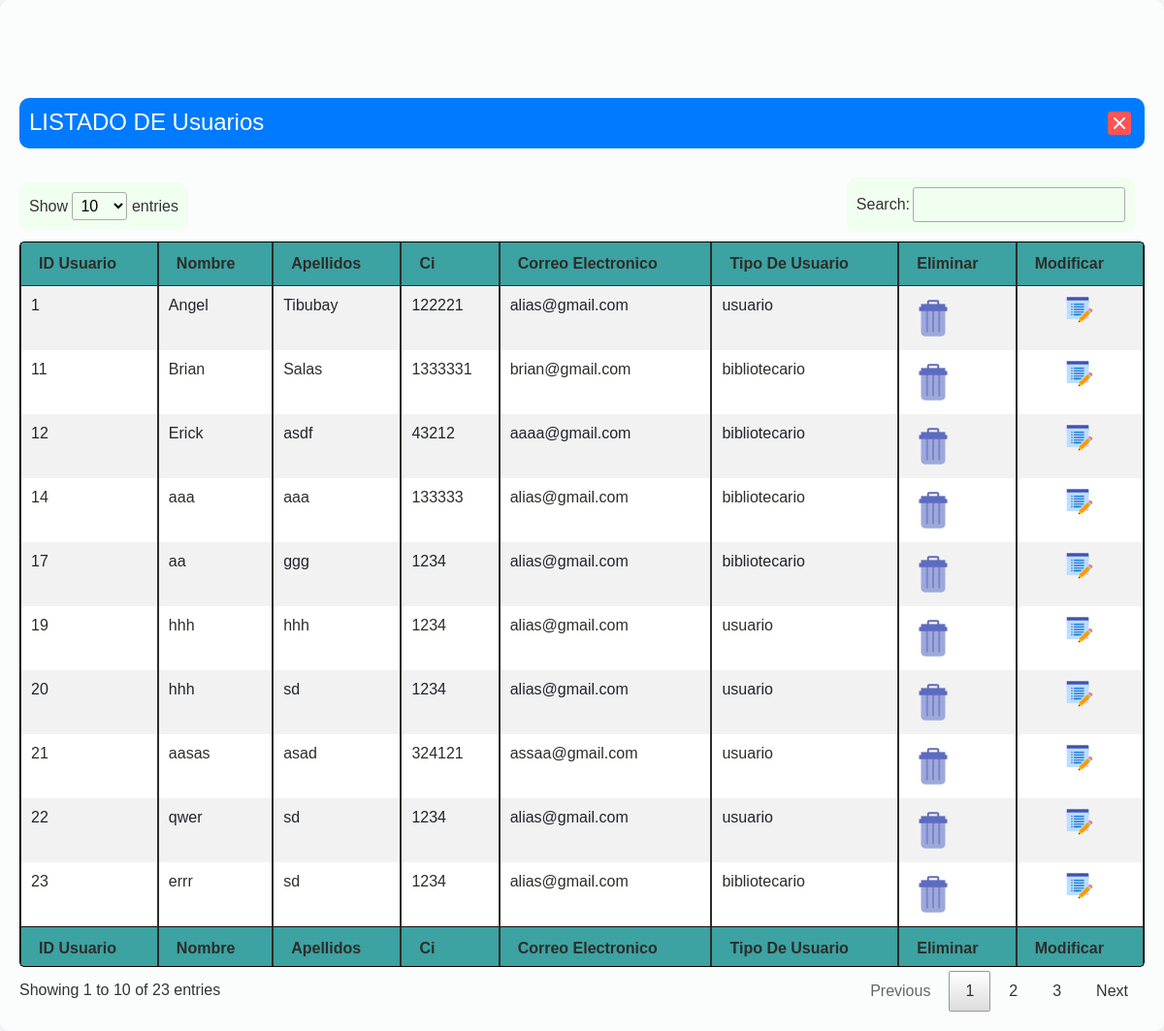
/views/vst_dashboard_u.php, run on the app's committed database.
### tables this page shows
CREATE TABLE IF NOT EXISTS `usuarios` (
  `id_usuario` int(11) NOT NULL AUTO_INCREMENT,
  `nombre` varchar(100) NOT NULL,
  `apellidos` varchar(100) NOT NULL,
  `ci` int(11) NOT NULL,
  `correo_electronico` varchar(255) NOT NULL,
  `clave` varchar(255) NOT NULL,
  `tipo_usuario` enum('usuario','bibliotecario','administrativo') NOT NULL,
  PRIMARY KEY (`id_usuario`)
);

### models/conexion.php (called while the page is built, shortened)
<?php
class conexion{
	public $con;
	function __construct(){
	$this->host="localhost";
	$this->user="root";
	$this->clave="";
	$this->db="biblioteca3";
	$this->con=mysqli_connect($this->host, $this->user,$this->clave);
	mysqli_query($this->con, "SET NAMES 'utf8'");
	if($this->con){
		mysqli_select_db($this->con,$this->db);
	}
	}
public function con_retorno($sql){
$resp=mysqli_query($this->con, $sql);
return $resp;
}
}
?>

### controllers/ctrl_dashboard_reg_u.php (called while the page is built, shortened)
<?php
require("../models/mdl_dashboard_reg_u.php");
class ctrl_reg_u{
public $objeto_modelo;
function __construct(){
$this->objeto_modelo= new mdl_reg_u();
}
public function listarUsuarios(){
        $res = $this->objeto_modelo->listar();
        return $res;
    }
}
?>

### models/mdl_dashboard_reg_u.php (called while the page is built, shortened)
<?php
require("conexion.php");
class mdl_reg_u{
public $conec;
function __construct(){
$this->conec=new conexion();
}
public function listar(){
		$sql="select * from usuarios";
		$res= $this->conec->con_retorno($sql);
		return $res;
}
}
?>

### views/vst_dashboard_u.php (the view, shortened to what this page needs)
<!DOCTYPE html>
<html lang="es">
<head>
	<link rel="stylesheet" href="../public/css/bootstrap.min.css">
	<link rel="stylesheet" href="../public/css/jquery.dataTables.min.css">
	<link rel="stylesheet" href="../public/css/styles_dashboard_l.css">
	<link rel="stylesheet" href="../public/css/styles_formularios.css">
</head>
<body>
	<?php
	require("../controllers/ctrl_dashboard_reg_u.php");
	$obj_ctrl = new ctrl_reg_u();
	$libros = $obj_ctrl->listarUsuarios();
	?>
	<div class="container contenedor_l">
		<div class="d-flex titulo alert-primary align-items-center justify-content-between mt-3">
			<h4>LISTADO DE Usuarios</h4>
			<img id="cerrarFormulario" src="../public/ico/cerrar.png">
		</div>
		<div class="table-container">
			<table id="example" class="table table-striped table-bordered nowrap" style="width:100%">
				<thead>
					<tr>
						<th>ID Usuario</th>
						<th>Nombre</th>
						<th>Apellidos</th>
						<th>Ci</th>
						<th>Correo Electronico</th>
						<th>Tipo De Usuario</th>
						<th>Eliminar</th>
						<th>Modificar</th>
					</tr>
				</thead>
				<tbody>
					<?php
				while ($libro = mysqli_fetch_assoc($libros)) {
					echo "<tr>";
					echo "<td class='card_id'>" . $libro['id_usuario'] . "</td>";
					echo "<td class='card-nombre'>" . $libro['nombre'] . "</td>";
					echo "<td class='card-apellidos'>" . $libro['apellidos'] . "</td>";
					echo "<td class='card-ci'>" . $libro['ci'] . "</td>";
					echo "<td class='card-correo'>" . $libro['correo_electronico'] . "</td>";
					echo "<td class='card-tipo'>" . $libro['tipo_usuario'] . "</td>";
					echo "<td><a href='../router/enr_dashboard_reg_u.php?id_usuario=" . $libro['id_usuario'] . "'><img src='../public/ico/Trash_Can.ico'></a></td>";
					echo "<td class='cont_ico'><a href='#' class='bi bi-pencil' data-toggle='modal'><img src='../public/ico/Edit_Property.ico' class='icono'></a></td>";
					echo "</tr>";
				}
				?>
				</tbody>
				<tfoot>
					<tr>
						<th>ID Usuario</th>
						<th>Nombre</th>
						<th>Apellidos</th>
						<th>Ci</th>
						<th>Correo Electronico</th>
						<th>Tipo De Usuario</th>
						<th>Eliminar</th>
						<th>Modificar</th>
					</tr>
				</tfoot>
			</table>
		</div>
	</div>
</body>
</html>

### public/css/styles_dashboard_l.css (style rules this page uses)
.icono { width: 32px; height: 32px; }
.cont_ico { text-align: center; }
.contenedor_l { color: #2d2d29; padding-top: 10px; margin-top: 100px; background-color: rgba(70, 130, 180, 0.9); height: 100% }
.table { background-color: #3ca2a2; color: #2d2d29; border: 1px solid black; border-radius: 5px; height: auto; }
.titulo { border-radius: 10px; background-color: honeydew; padding: 10px; margin: auto; }
.table th, .table td { border-color: #2d2d29; }
.table-container { max-width: 100%; overflow-x: auto; margin-top: 20px; }
.alert-primary { background-color: #215a6d; color: #dfece6; }
#cerrarFormulario { width: 32px; height: 32px; }

### public/css/styles_formularios.css (style rules this page uses)
body { font-family: 'Arial', sans-serif; background-color: #f8f9fa; }
.container { max-width: 1200px; }
.contenedor_l { background-color: rgba(255, 255, 255, 0.5); border-radius: 10px; box-shadow: 0 0 15px rgba(0, 0, 0, 0.1); padding: 20px; margin: 0 auto; padding-top: 10ex; }
.titulo { background-color: #007bff; color: #ffffff; padding: 10px; border-top-left-radius: 10px; border-top-right-radius: 10px; }
.titulo h4 { margin: 0; }
#cerrarFormulario { cursor: pointer; width: 32px; height: 32px; }
#cerrarFormulario { cursor: pointer; text-align: right; font-size: 18px; }

### data on the page
usuarios: id_usuario "1", nombre "Angel", apellidos "Tibubay", ci "122221", correo_electronico "alias@gmail.com", tipo_usuario "usuario"
usuarios: id_usuario "11", nombre "Brian", apellidos "Salas", ci "1333331", correo_electronico "brian@gmail.com", tipo_usuario "bibliotecario"
usuarios: id_usuario "12", nombre "Erick", apellidos "asdf", ci "43212", correo_electronico "aaaa@gmail.com", tipo_usuario "bibliotecario"
usuarios: id_usuario "14", nombre "aaa", apellidos "aaa", ci "133333", correo_electronico "alias@gmail.com", tipo_usuario "bibliotecario"
usuarios: id_usuario "17", nombre "aa", apellidos "ggg", ci "1234", correo_electronico "alias@gmail.com", tipo_usuario "bibliotecario"
usuarios: id_usuario "19", nombre "hhh", apellidos "hhh", ci "1234", correo_electronico "alias@gmail.com", tipo_usuario "usuario"
usuarios: id_usuario "20", nombre "hhh", apellidos "sd", ci "1234", correo_electronico "alias@gmail.com", tipo_usuario "usuario"
usuarios: id_usuario "21", nombre "aasas", apellidos "asad", ci "324121", correo_electronico "assaa@gmail.com", tipo_usuario "usuario"
usuarios: id_usuario "22", nombre "qwer", apellidos "sd", ci "1234", correo_electronico "alias@gmail.com", tipo_usuario "usuario"
usuarios: id_usuario "23", nombre "errr", apellidos "sd", ci "1234", correo_electronico "alias@gmail.com", tipo_usuario "bibliotecario"
